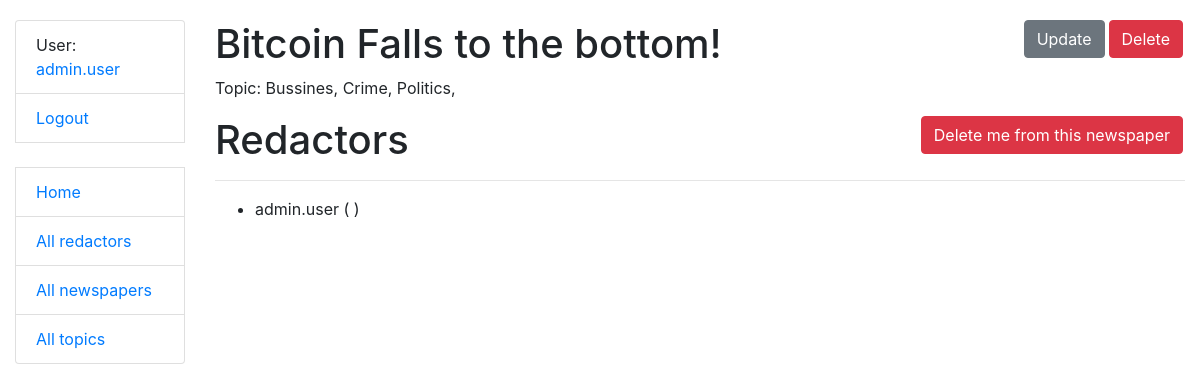
/newspapers/1/ (signed in), run on the app's committed database.
### agency/models.py (models this page shows, shortened)
class Redactor(AbstractUser):
    years_of_experience = models.IntegerField(default=0)
    class Meta:
        verbose_name = "redactor"
        verbose_name_plural = "redactors"
    def get_absolute_url(self) -> str:
        return reverse("agency:redactor-detail", kwargs={"pk": self.pk})

class Newspaper(models.Model):
    title = models.CharField(max_length=255)
    content = models.TextField()
    published_date = models.DateField(
        auto_now_add=True, verbose_name="Date Published"
    )
    topic = models.ManyToManyField(Topic, related_name="newspaper")
    publishers = models.ManyToManyField(Redactor, related_name="newspapers")

class Topic(models.Model):
    name = models.CharField(max_length=255, unique=True)
    class Meta:
        ordering = ["name"]

### agency/views.py (the view)
class NewspaperDetailView(LoginRequiredMixin, generic.DetailView):
    model = Newspaper

### templates/agency/newspaper_detail.html
{% extends "base.html" %}
{% block content %}
  <h1>
    {{ newspaper.title }}
    <a href="{% url 'agency:newspaper-delete' pk=newspaper.id %}" class="btn btn-danger link-to-page">
      Delete
    </a>
    <a href="{% url 'agency:newspaper-update' pk=newspaper.id %}" class="btn btn-secondary link-to-page">
      Update
    </a>
  </h1>
  <p>Topic:
  {% for topic in newspaper.topic.all %}
  {{ topic.name }},
  {% endfor %}
  </p>
  <h1>
    Redactors
    {% if newspaper in user.newspapers.all %}
      <a href="{% url 'agency:toggle-newspaper-assign' pk=newspaper.id %}" class="btn btn-danger link-to-page">
        Delete me from this newspaper
      </a>
    {% else %}
      <a href="{% url 'agency:toggle-newspaper-assign' pk=newspaper.id %}" class="btn btn-success link-to-page">
        Assign me from this newspaper
      </a>
    {% endif %}
  </h1>
  <hr>
  <ul>
    {% for redactor in newspaper.publishers.all %}
      <li>{{ redactor.username }} ({{ redactor.first_name }} {{ redactor.last_name }})</li>
    {% endfor %}
  </ul>
{% endblock %}

### templates/includes/sidebar.html
<ul class="sidebar-nav list-group">
  {% if user.is_authenticated %}
    <li class="list-group-item">User: <a href="{{ user.get_absolute_url }}">{{ user.get_username }}</a></li>
    <li class="list-group-item"><a href="{% url 'logout'%}?next={{request.path}}">Logout</a></li>
  {% else %}
    <li class="list-group-item"><a href="{% url 'login'%}?next={{request.path}}">Login</a></li>
  {% endif %}
  <br>
  <li class="list-group-item"><a href="{% url 'agency:index' %}">Home</a></li>
  <li class="list-group-item"><a href="{% url 'agency:redactor-list' %}">All redactors</a></li>
  <li class="list-group-item"><a href="{% url 'agency:newspaper-list' %}">All newspapers</a></li>
  <li class="list-group-item"><a href="{% url 'agency:topic-list' %}">All topics</a></li>
</ul>

### static/css/styles.css (style rules this page uses)
body { margin-top: 20px; }
.link-to-page { float: right; margin: 0 2px 0 2px; }

### data on the page
Redactor: get_username "admin.user", username "admin.user"
Newspaper: title "Bitcoin Falls to the bottom!"
Topic: name "Bussines"
Topic: name "Crime"
Topic: name "Politics"
